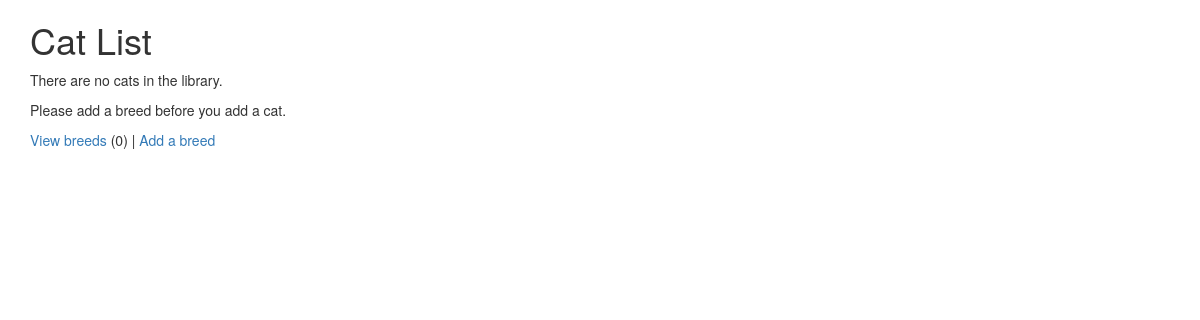
The page /cats/ (signed in) on the database as committed earlier.
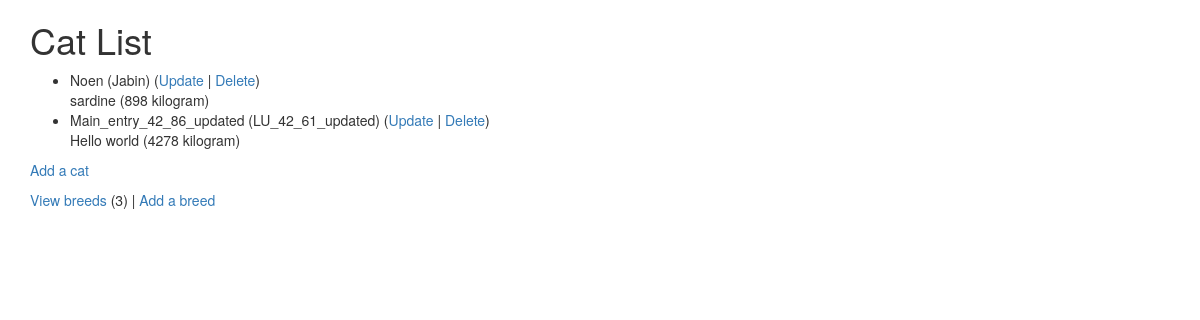
The same page on the database as committed later.
### cats/models.py (models this page shows, shortened)
class Cat(models.Model):
    nickname = models.CharField(
        max_length=200,
        validators=[MinLengthValidator(2, "Nickname must be greater than 1 character")]
    )
    weight = models.PositiveIntegerField()
    foods = models.CharField(max_length=300)
    breed = models.ForeignKey('Breed', on_delete=models.CASCADE, null=False)

class Breed(models.Model):
    name = models.CharField(
        max_length=200,
        validators=[MinLengthValidator(2, "Breed must be greater than 1 character")]
    )
    def __str__(self):
        return self.name

### cats/views.py (the view)
# urls.py: path('', views.MainView.as_view(), name='all'),
class MainView(LoginRequiredMixin, View):
    def get(self, request):
        bc = Breed.objects.all().count()
        cl = Cat.objects.all()
        ctx = {'breed_count': bc, 'cat_list': cl}
        return render(request, 'cats/cat_list.html', ctx)

### cats/templates/cats/cat_list.html
{% extends "base_bootstrap.html" %}
{% block content %}
  <h1>Cat List</h1>
  {% if cat_list %}
  <ul>
    {% for cat in cat_list %}
      <li>
          {{ cat.nickname }} ({{ cat.breed }})
          (<a href="{% url 'cats:cat_update' cat.id %}">Update</a> |
          <a href="{% url 'cats:cat_delete' cat.id %}">Delete</a>) <br/>
          {{ cat.foods }} ({{ cat.weight }} kilogram)
      </li>
    {% endfor %}
  </ul>
  {% else %}
    <p>There are no cats in the library.</p>
  {% endif %}
  <p>
    {% if breed_count > 0 %}
      <a href="{% url 'cats:cat_create' %}">Add a cat</a>
    {% else %}
      Please add a breed before you add a cat.
    {% endif %}
  </p>
  <p>
  <a href="{% url 'cats:breed_list' %}">View breeds</a> ({{ breed_count }}) |
    <a href="{% url 'cats:breed_create' %}">Add a breed</a>
  </p>
{% endblock %}

### home/templates/base_bootstrap.html (shortened to what this page needs)
<!DOCTYPE html>
<html>
<head>
<link rel="stylesheet"
    href="https://maxcdn.bootstrapcdn.com/bootstrap/3.4.0/css/bootstrap.min.css"
>
<link rel="stylesheet"
    href="https://maxcdn.bootstrapcdn.com/bootstrap/3.4.0/css/bootstrap-theme.min.css"
>
<link rel="stylesheet"
    href="https://code.jquery.com/ui/1.12.1/themes/ui-lightness/jquery-ui.css"
>
<link rel="stylesheet" href="https://use.fontawesome.com/releases/v5.8.1/css/all.css">
<link rel="stylesheet" href="https://use.fontawesome.com/releases/v5.8.1/css/v4-shims.css">
</head>
<body>
<div class="container">
{% block content %}
{% endblock %}
</div>
</body>
</html>

Rows that differ between the two databases and show on the page:
added Cat: nickname "Noen", breed "Jabin", foods "sardine", weight "898"
added Cat: nickname "Main_entry_42_86_updated", breed "LU_42_61_updated", foods "Hello world", weight "4278"
Other text that changed with them:
{{ breed_count }}: "0" → "3"
text no longer shown: "There are no cats in the library. Please add a breed before you add a cat."
text now shown: "Add a cat"
